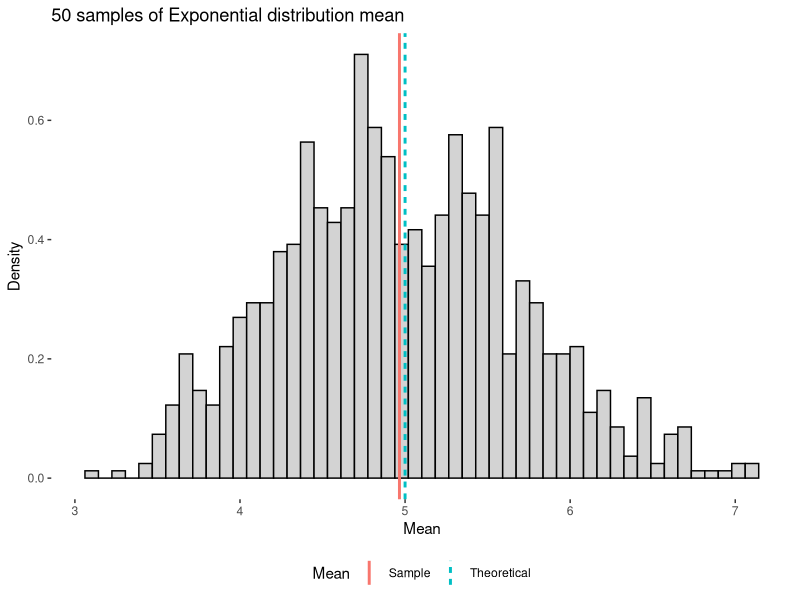

This chart was generated by the following R code: (Note: this script raises an error after producing the figure.)
## ---- chunk 1
knitr::opts_chunk$set(echo=TRUE, cache=FALSE,  warning=FALSE, results="hide")
options(scipen = 1, digits = 4)
## ---- chunk 2
Sys.setlocale("LC_TIME", "English")
library(data.table)
library(ggplot2)
set.seed(1234521)
## ---- chunk 3
smean <- sexpo <- NULL
lambda <- 0.2
nexp <- 50 #number of experiments
n <- 1000 #number of simulations
for (i in 1:n) 
  {
  expounit <- rexp(nexp, lambda)
  sexpo <- c(sexpo, expounit)
  smean <- c(smean, mean(expounit))
  
}
simumean <- mean(smean)
simusd <- sd(smean)
## ---- chunk 4
bothmeans <- data.frame(Mean=c("Sample","Theoretical"), vals = c(simumean,1/lambda))
## ---- chunk 5
g = ggplot(data.frame(smean = smean), aes(smean))
g = g + geom_histogram(aes(y = ..density..), fill = "lightgrey", colour = "black", bins=50) 
g = g +  geom_vline(data = bothmeans, aes(xintercept = vals, color = Mean, linetype = Mean), size = 1)
g = g +  theme(panel.background = element_rect(fill = 'white'), legend.position = "bottom")
g = g + labs(x="Mean", y="Density", title="50 samples of Exponential distribution mean")
print(g)
## ---- chunk 6
dev.off()
## ---- chunk 7
dev.off()
## ---- chunk 8
g = ggplot(data.frame(smean = smean), aes(smean))
g = g + geom_histogram(aes(y = ..density..), fill = "lightgrey", colour = "black", bins=50) + 
      stat_function(fun = dnorm, size = 1, args = list(mean = simumean, sd = simusd), aes(color="Theoretical density") ) +
      geom_density( size=1, aes(color="Simulation density"), linetype = 2) +
      scale_color_manual(values=c("Simulation density" = "blue", "Theoretical density" = "red"), 
                        name="Experimental vs Theroretical\nComparison") +
      guides(colour = guide_legend(override.aes = list(linetype=c(2,1))), 
             fill = guide_legend(override.aes = list(colour = NULL)))
      
g = g + geom_vline(xintercept = simumean, size = 1)
g = g +  theme(panel.background = element_rect(fill = 'white'), legend.position = "bottom")
g = g + labs(x="Mean", y="Density", title="50 samples of Exponential distribution mean")
print(g)
## ---- chunk 9
dev.off()
## ---- chunk 10
g = ggplot(data.frame(sexpo = scale(sexpo)), aes(sexpo))
g = g + geom_histogram(aes(y = ..density..), fill = "lightgrey", colour = "black", bins=50) + 
      stat_function(fun = dnorm, size = 1, args = list(mean = 0, sd = 1), aes(color="Normal") ) +
      geom_density( size=1, aes(color="Exponential"), linetype = 2) +
      scale_color_manual(values=c("Exponential" = "blue", "Normal" = "red"), 
                        name="Exponential vs Normal\nDistribution") +
      guides(colour = guide_legend(override.aes = list(linetype=c(2,1))), 
             fill = guide_legend(override.aes = list(colour = NULL)))
      
g = g + geom_vline(xintercept = 0, size = 1)
g = g +  theme(panel.background = element_rect(fill = 'white'), legend.position = "bottom")
g = g + labs(x="Mean", y="Density", title="50 samples of Exponential distribution mean") +xlim(-4,4)
print(g)
## ---- chunk 11
dev.off()
